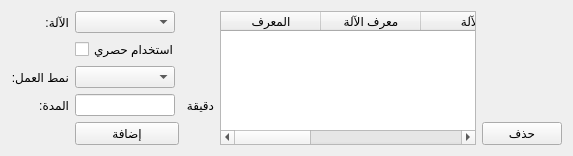
               <widget class="QWidget" name="tab_4">
                <attribute name="title">
                 <string>الآلات</string>
                </attribute>
                <layout class="QGridLayout" name="gridLayout_10">
                 <item row="0" column="3" rowspan="5">
                  <widget class="QTableWidget" name="machines_table">
                   <column>
                    <property name="text">
                     <string>المعرف</string>
                    </property>
                   </column>
                   <column>
                    <property name="text">
                     <string>معرف الآلة</string>
                    </property>
                   </column>
                   <column>
                    <property name="text">
                     <string>الآلة</string>
                    </property>
                   </column>
                   <column>
                    <property name="text">
                     <string>معرف النمط</string>
                    </property>
                   </column>
                   <column>
                    <property name="text">
                     <string>النمط</string>
                    </property>
                   </column>
                   <column>
                    <property name="text">
                     <string>المدة</string>
                    </property>
                   </column>
                  </widget>
                 </item>
                 <item row="0" column="0">
                  <widget class="QLabel" name="label_35">
                   <property name="text">
                    <string>الآلة:</string>
                   </property>
                  </widget>
                 </item>
                 <item row="2" column="0">
                  <widget class="QLabel" name="label_36">
                   <property name="text">
                    <string>نمط العمل:</string>
                   </property>
                  </widget>
                 </item>
                 <item row="2" column="1">
                  <widget class="QComboBox" name="machine_modes_combobox">
                   <property name="maximumSize">
                    <size>
                     <width>100</width>
                     <height>16777215</height>
                    </size>
                   </property>
                  </widget>
                 </item>
                 <item row="4" column="1">
                  <widget class="QPushButton" name="add_machine_btn">
                   <property name="maximumSize">
                    <size>
                     <width>16777215</width>
                     <height>16777215</height>
                    </size>
                   </property>
                   <property name="text">
                    <string>إضافة</string>
                   </property>
                  </widget>
                 </item>
                 <item row="3" column="1">
                  <widget class="QLineEdit" name="machine_use_duration_input">
                   <property name="maximumSize">
                    <size>
                     <width>100</width>
                     <height>16777215</height>
                    </size>
                   </property>
                  </widget>
                 </item>
                 <item row="3" column="0">
                  <widget class="QLabel" name="label_39">
                   <property name="text">
                    <string>المدة:</string>
                   </property>
                  </widget>
                 </item>
                 <item row="2" column="4" rowspan="2">
                  <spacer name="horizontalSpacer_8">
                   <property name="orientation">
                    <enum>Qt::Horizontal</enum>
                   </property>
                   <property name="sizeType">
                    <enum>QSizePolicy::Preferred</enum>
                   </property>
                   <property name="sizeHint" stdset="0">
                    <size>
                     <width>72</width>
                     <height>20</height>
                    </size>
                   </property>
                  </spacer>
                 </item>
                 <item row="3" column="2">
                  <widget class="QLabel" name="label_40">
                   <property name="text">
                    <string>دقيقة</string>
                   </property>
                  </widget>
                 </item>
                 <item row="0" column="1">
                  <widget class="QComboBox" name="machines_combobox">
                   <property name="maximumSize">
                    <size>
                     <width>100</width>
                     <height>16777215</height>
                    </size>
                   </property>
                  </widget>
                 </item>
                 <item row="4" column="4">
                  <widget class="QPushButton" name="delete_machine_btn">
                   <property name="maximumSize">
                    <size>
                     <width>16777215</width>
                     <height>16777215</height>
                    </size>
                   </property>
                   <property name="text">
                    <string>حذف</string>
                   </property>
                  </widget>
                 </item>
                 <item row="1" column="1">
                  <widget class="QCheckBox" name="machine_exclusive">
                   <property name="text">
                    <string>استخدام حصري</string>
                   </property>
                  </widget>
                 </item>
                </layout>
               </widget>
